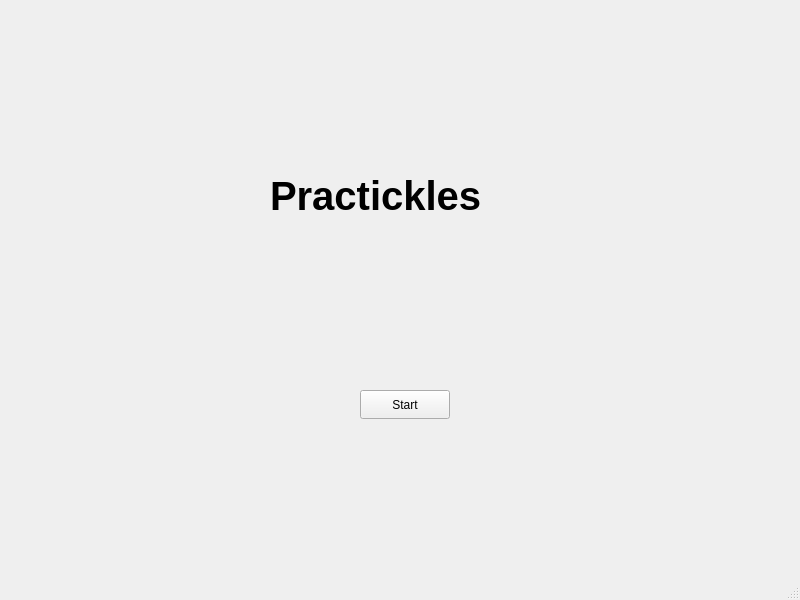
<?xml version="1.0" encoding="UTF-8"?>
<ui version="4.0">
 <class>MainWindow</class>
 <widget class="QMainWindow" name="MainWindow">
  <property name="geometry">
   <rect>
    <x>0</x>
    <y>0</y>
    <width>800</width>
    <height>600</height>
   </rect>
  </property>
  <property name="windowTitle">
   <string>MainWindow</string>
  </property>
  <widget class="QWidget" name="centralwidget">
   <widget class="QPushButton" name="pushButton">
    <property name="geometry">
     <rect>
      <x>360</x>
      <y>390</y>
      <width>90</width>
      <height>29</height>
     </rect>
    </property>
    <property name="text">
     <string>Start</string>
    </property>
   </widget>
   <widget class="QLabel" name="label">
    <property name="geometry">
     <rect>
      <x>270</x>
      <y>130</y>
      <width>261</width>
      <height>131</height>
     </rect>
    </property>
    <property name="font">
     <font>
      <pointsize>30</pointsize>
      <bold>true</bold>
     </font>
    </property>
    <property name="text">
     <string>Practickles</string>
    </property>
   </widget>
  </widget>
  <widget class="QMenuBar" name="menubar">
   <property name="geometry">
    <rect>
     <x>0</x>
     <y>0</y>
     <width>800</width>
     <height>25</height>
    </rect>
   </property>
  </widget>
  <widget class="QStatusBar" name="statusbar"/>
 </widget>
 <resources/>
 <connections/>
</ui>
